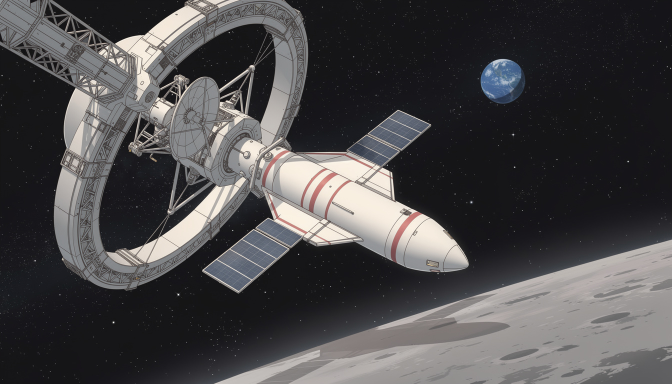
#> input picture assets/gen/ok_x_ship_dock_0.jpg, 1344 x 768 px (shown at 1/2 size)
$ python vk_cover.py
#> lines starting #> are read from the running program, lines starting #| are printed output that depends on the picture
# -*- coding: utf-8 -*-
"""Оформление сообщества «Зарянка» ВК, v3.

УРОК: ВК хранит обложку в пропорции 2.5:1 (1920×768, 1080×432, …) и из загруженной
картинки берёт ЛЕВУЮ часть 2.5:1. Отдавали 1590×400 (~4:1) -> ВК резал правую часть
(заголовок «уезжал»). Решение: отдавать сразу 2.5:1 (1920×768) — тогда обрезки нет.

Правка заказчика №2: логотип «лёг грязно» -> бейдж вырезается ровно по медальону
(без белого фона) со сглаженным (supersampled + feathered) краем и мягкой тенью.
"""
import os
from PIL import Image, ImageDraw, ImageFont, ImageFilter

HERE = os.path.dirname(os.path.abspath(__file__))
GEN = os.path.join(HERE, "assets", "gen")
VK = os.path.join(HERE, "assets", "vk")
os.makedirs(VK, exist_ok=True)

CW, CH = 1920, 768          # 2.5:1 — ровно то, что хранит ВК
K = CH / 400.0              # масштаб от базовой вёрстки 400px
SS = 4

CREAM = (240, 233, 219)
DIM = (180, 172, 158)
RED = (206, 68, 62)
GOLD = (214, 178, 92)


def font(path, sz):
    return ImageFont.truetype(path, int(sz))


def cyr_ok(path):
    try:
        return font(path, 40).getmask("Я").size[0] > 1
    except Exception:
        return False


def pick(cands):
    for c in cands:
        if os.path.exists(c) and cyr_ok(c):
            return c
    return "/usr/share/fonts/truetype/dejavu/DejaVuSans.ttf"


FT = pick(["/usr/share/fonts/opentype/urw-base35/URWGothic-Demi.otf",
           "/usr/share/fonts/truetype/lato/Lato-Black.ttf",
           "/usr/share/fonts/truetype/lato/Lato-Bold.ttf",
           "/usr/share/fonts/truetype/dejavu/DejaVuSans-Bold.ttf"])
FB = pick(["/usr/share/fonts/truetype/lato/Lato-Medium.ttf",
           "/usr/share/fonts/truetype/lato/Lato-Regular.ttf",
           "/usr/share/fonts/truetype/dejavu/DejaVuSans.ttf"])
print("fonts:", os.path.basename(FT), "/", os.path.basename(FB))


def detect_disc(im):
    W, H = im.size
    px = im.load()
    xs, ys = [], []
    for y in range(0, H, 2):
        for x in range(0, W, 2):
            r, g, b = px[x, y]
            if (max(r, g, b) - min(r, g, b) > 14) or (r + g + b) / 3 < 228:
                xs.append(x); ys.append(y)
    if not xs:
        return W // 2, H // 2, min(W, H) // 2
    return ((min(xs) + max(xs)) / 2, (min(ys) + max(ys)) / 2,
            ((max(xs) - min(xs)) + (max(ys) - min(ys))) / 4)


def make_badge(logo_path, D, feather=2.4):
    """медальон в круглом бейдже: вырез ровно по диску, AA + мягкий край."""
    im = Image.open(logo_path).convert("RGB")
    cx, cy, R = detect_disc(im)
    R *= 0.992                     # остаться ВНУТРИ медальона
    box = (int(cx - R), int(cy - R), int(cx + R), int(cy + R))
    crop = im.crop(box).convert("RGBA").resize((D, D), Image.LANCZOS)
    m_big = Image.new("L", (D * SS, D * SS), 0)
    ImageDraw.Draw(m_big).ellipse((0, 0, D * SS - 1, D * SS - 1), fill=255)
    mask = m_big.resize((D, D), Image.LANCZOS)
    if feather:
        mask = mask.filter(ImageFilter.GaussianBlur(feather))
    crop.putalpha(mask)
    return crop


def tracked(d, text, fnt, track):
    return sum(d.textlength(c, font=fnt) for c in text) + track * max(0, len(text) - 1)


def draw_tracked(d, xy, text, fnt, track, fill):
    x, y = int(xy[0]), int(xy[1])
    for c in text:
        d.text((x, y), c, font=fnt, fill=fill)
        x += d.textlength(c, font=fnt) + track


def cover_bg():
    bg = Image.open(os.path.join(GEN, "ok_x_ship_dock_0.jpg")).convert("RGB")
#> bg is the input picture: PIL image 1344x768 RGB; mean R, G, B 74.7, 73.2, 74.7
    r = max(CW / bg.width, CH / bg.height)
#> r = 1.43
    bg = bg.resize((round(bg.width * r), round(bg.height * r)), Image.LANCZOS)
#> bg: PIL image 1920x1097 RGB
    x = (bg.width - CW) // 2
#> x = 0
    y = (bg.height - CH) // 2
#> y = 164
    bg = bg.crop((x, y, x + CW, y + CH))
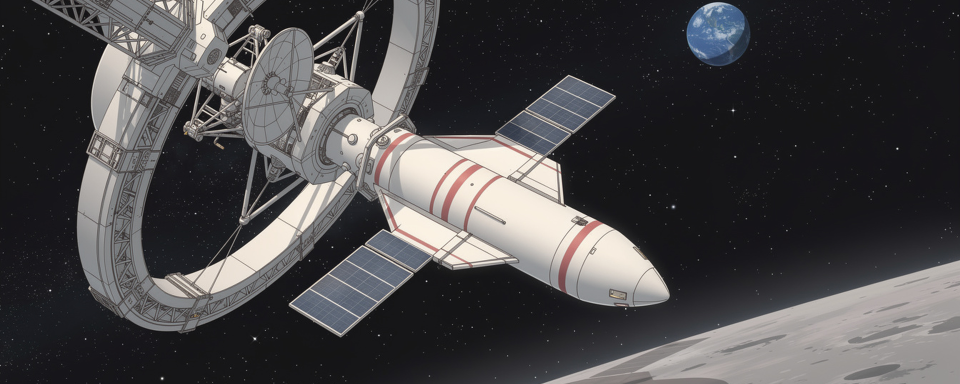
#> bg: PIL image 1920x768 RGB (shown at 1/2 size); mean R, G, B 74.5, 73, 74.6
    bg = Image.eval(bg, lambda v: int(v * 0.5))
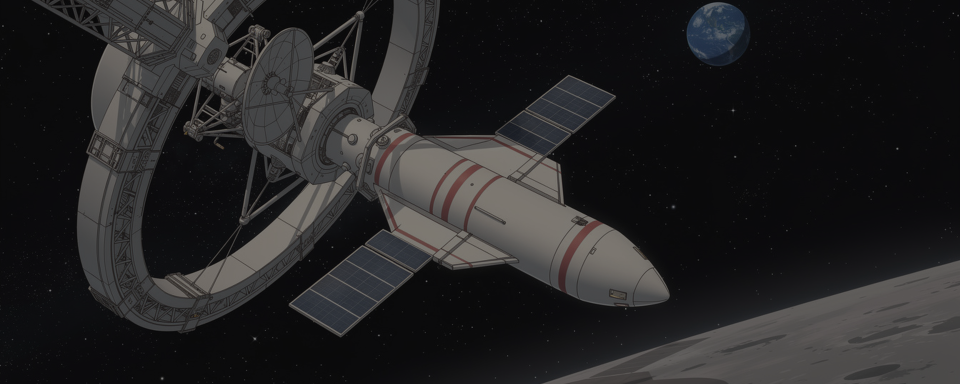
#> bg: PIL image 1920x768 RGB (shown at 1/2 size); mean R, G, B 37, 36.3, 37
    bg = Image.blend(bg, Image.new("RGB", (CW, CH), (9, 11, 16)), 0.30)
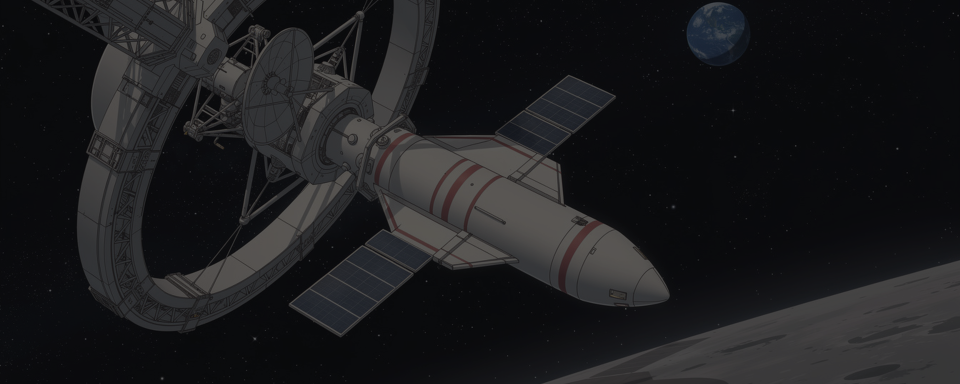
#> bg: PIL image 1920x768 RGB (shown at 1/2 size); mean R, G, B 28.1, 28.3, 30.3
    grad = Image.new("L", (CW, 1))
    for i in range(CW):
        t = abs(i - CW / 2) / (CW / 2)
        grad.putpixel((i, 0), int(80 * (1 - t) ** 1.7))
    grad = grad.resize((CW, CH))
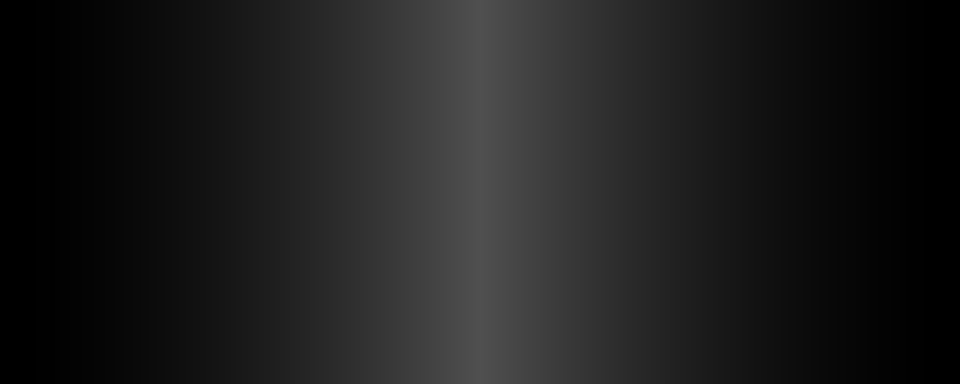
#> grad: PIL image 1920x768 L (shown at 1/2 size); min 0, max 80, mean 29.1
    return Image.composite(Image.new("RGB", (CW, CH), (6, 7, 10)), bg, grad)
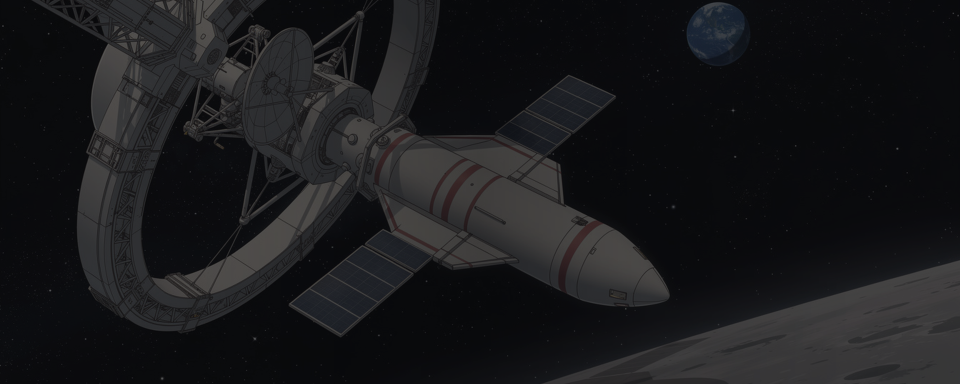
#> returned value: PIL image 1920x768 RGB (shown at 1/2 size); mean R, G, B 25.2, 25.5, 27.6


def make_cover(logo_name, out_name):
    im = cover_bg().convert("RGBA")
    d = ImageDraw.Draw(im)

    f1 = font(FT, 104 * K)
    f2 = font(FB, 38 * K)
    f3 = font(FB, 25 * K)
    track1 = int(8 * K)
    title, sub = "ЗАРЯНКА", "визуальная новелла"
    auth = "по рассказу Александра «Котобус» Горбова"

    w1 = tracked(d, title, f1, track1)
#> w1 = 909.9
    w2 = tracked(d, sub, f2, int(5 * K))
#> w2 = 819.9
    w3 = d.textlength(auth, font=f3)
#> w3 = 959.2
    tw = max(w1, w2, w3)
#> tw = 959.2

    D = int(210 * K)
    gap = int(56 * K)
    block_w = int(D + gap + tw)
#> block_w = 1469
    bx = int((CW - block_w) // 2)
#> bx = 225
    by = int((CH - D) // 2)
    tx = int(bx + D + gap)
#> tx = 735

    badge = make_badge(os.path.join(GEN, logo_name), D, feather=2.4)
    sh = Image.new("RGBA", (D + 80, D + 80), (0, 0, 0, 0))
    sh.paste(Image.new("RGBA", (D, D), (0, 0, 0, 175)), (40, 46), badge.split()[3])
    sh = sh.filter(ImageFilter.GaussianBlur(int(16 * K)))
    im.alpha_composite(sh, (bx - 40, by - 40))
    im.alpha_composite(badge, (bx, by))

    h1 = f1.getbbox(title)[3] - f1.getbbox(title)[1]
    h2 = f2.getbbox(sub)[3] - f2.getbbox(sub)[1]
    h3 = f3.getbbox(auth)[3] - f3.getbbox(auth)[1]
    gapA, gapB = int(26 * K), int(24 * K)
    total = int(h1 + gapA + 3 * K + gapB + h2 + 20 * K + h3)
    y = int((CH - total) // 2)
    draw_tracked(d, (tx, y), title, f1, track1, CREAM)
    y += int(h1 + gapA)
    d.line((tx, y, tx + int(min(w1, tw)), y), fill=GOLD + (230,), width=max(2, int(3 * K)))
    y += int(3 * K + gapB)
    draw_tracked(d, (tx, y), sub, f2, int(5 * K), RED)
    y += int(h2 + 20 * K)
    d.text((tx, y), auth, font=f3, fill=DIM)

    im.convert("RGB").save(os.path.join(VK, out_name), quality=95)
    print("cover:", out_name, im.size)


def make_avatar(logo_name, out_name, D=360):
    canvas = 400
    av = Image.new("RGBA", (canvas, canvas), (255, 255, 255, 0))
    b = make_badge(os.path.join(GEN, logo_name), D, feather=2.4)
    av.alpha_composite(b, ((canvas - D) // 2, (canvas - D) // 2))
    av.convert("RGB").save(os.path.join(VK, out_name), quality=95)
    print("avatar:", out_name)


for k, name in (("a", "logo_a_0.jpg"), ("b", "logo_b_0.jpg"), ("c", "logo_c_0.jpg")):
#> (the run stopped early here; a loop or call above may not have finished)

$ run again, with assets/gen/consist_nanobanana21__s3_chair_0.jpg copied over assets/gen/ok_x_ship_dock_0.jpg
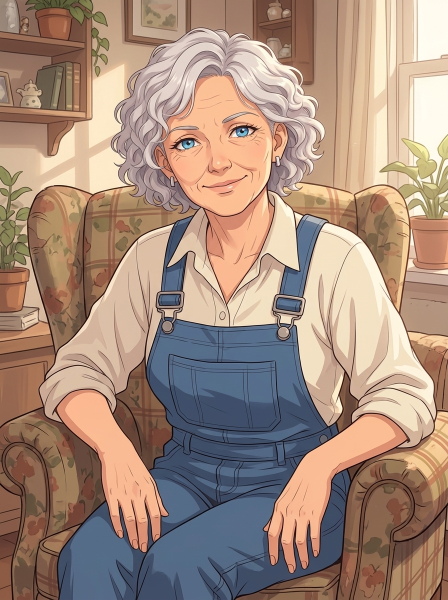
#> input picture assets/gen/consist_nanobanana21__s3_chair_0.jpg, 896 x 1200 px (shown at 1/2 size)
#> in cover_bg, bg is the input picture: PIL image 896x1200 RGB; mean R, G, B 165.4, 140.2, 124.5
#> in cover_bg, `bg = Image.eval(bg, lambda v: int(v * 0.5))`:
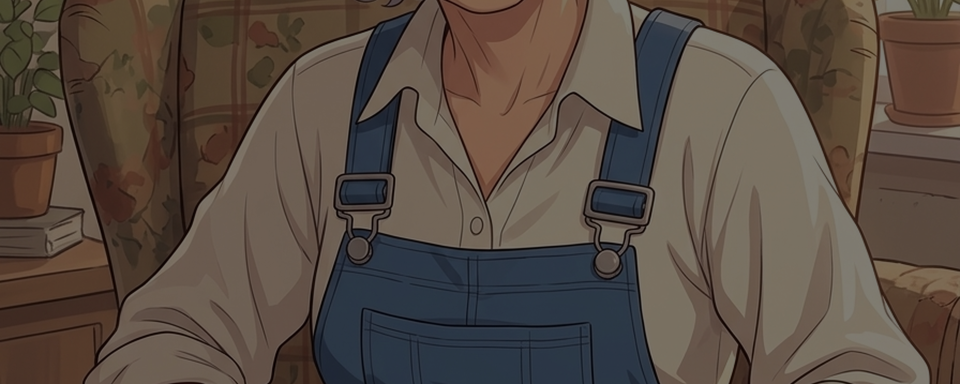
#> bg: PIL image 1920x768 RGB (shown at 1/2 size); mean R, G, B 87.6, 75.3, 66.3
#> in cover_bg, `return Image.composite(Image.new("RGB", (CW, CH), (6, 7, 10)), bg, grad)`:
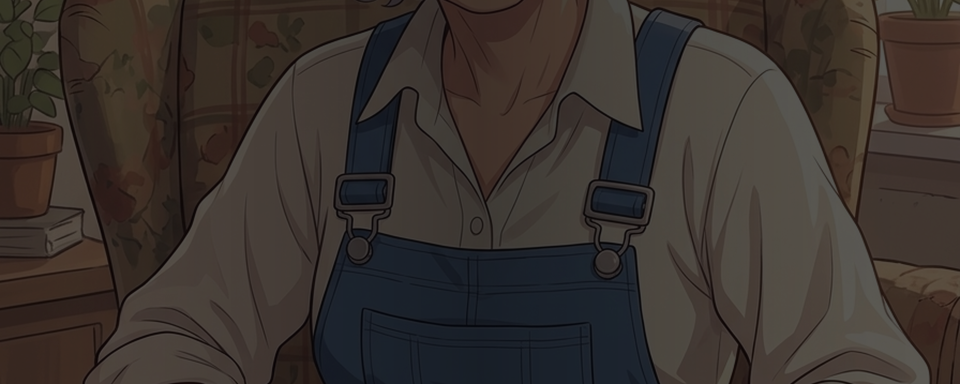
#> returned value: PIL image 1920x768 RGB (shown at 1/2 size); mean R, G, B 57.2, 50, 45.7
#> w1 = 909.9
#> w2 = 819.9
#> w3 = 959.2
#> block_w = 1469
#> bx = 225
#> tx = 735
